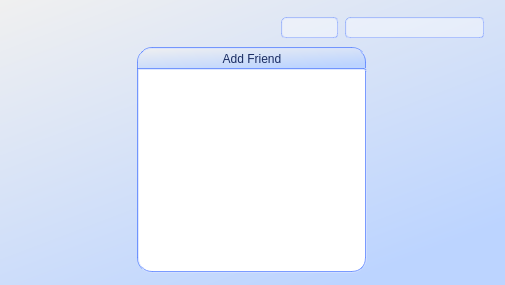
<?xml version="1.0" encoding="UTF-8"?>
<ui version="4.0">
 <class>Communications</class>
 <widget class="QWidget" name="Communications">
  <property name="geometry">
   <rect>
    <x>0</x>
    <y>0</y>
    <width>505</width>
    <height>285</height>
   </rect>
  </property>
  <property name="windowTitle">
   <string>Communications</string>
  </property>
  <property name="styleSheet">
   <string>QWidget {
	background-color: qlineargradient(spread:pad, x1:0, y1:0, x2:0.676, y2:1, stop:0 rgba(240, 240, 240, 255), stop:1 rgba(188, 212, 255, 255));
}

QComboBox {
	color: rgb(101, 122, 255);
	background-color: rgba(255, 255, 255, 100);
	border: 2px groove white;
	border-color: rgba(86, 128, 255, 100);
	border-radius: 5px;
	padding: 1px 5px;
	font: 8pt;
}

QComboBox::drop-down:!editable { 
	subcontrol-position: center right; 
	width: 0px; 
	height: 0px;
	padding-right: 0px;
}

QLineEdit {
	color: rgb(101, 122, 255);
	background-color: rgba(255, 255, 255, 100);
	selection-color: rgb(255, 255, 255);
	selection-background-color: rgb(101, 122, 255);
	border: 2px groove white;
	border-color: rgba(86, 128, 255, 100);
	border-radius: 5px;
	padding: 1px 5px;
	font: 8pt;
}

QListView#listWidget_Friends {
	background-image: url(:/images/labelContacts.png);
	background-position: bottom right; 
	background-repeat: no-repeat;
	color: rgb(130, 195, 255);
	background-color: rgb(255, 255, 255);
	selection-color: rgb(57, 87, 255);
	selection-background-color: rgba(255, 255, 255, 0);
	border: 2px groove white;
	border-radius: 15px;
	border-top-left-radius: 0px;
	border-top-right-radius: 3px;
	border-color: rgba(86, 128, 255, 200);
	padding: 10px 0px;
	margin-bottom: 2px;
}

QPushButton#pushButton_AddFriend {
	min-height: 15px;
	min-width: 60px;
	color: rgb(25, 44, 98);
	background-color: qlineargradient(spread:pad, x1:0, y1:0, x2:0.676, y2:1, stop:0 rgba(240, 240, 240, 255), stop:1 rgba(188, 212, 255, 255));
	border: 2px groove white;
	border-bottom: 0px;
	border-color: rgba(86, 128, 255, 200);
	border-radius: 15px;
	border-bottom-left-radius: 0px;
	border-bottom-right-radius: 0px;
	padding: 2px 5px;

}

QPushButton#pushButton_AddFriend::pressed{
	color: rgb(74, 87, 107);
	background-color: rgba(255, 255, 255, 255);
}

QMenu {
	background-color: none;
}</string>
  </property>
  <layout class="QVBoxLayout" name="verticalLayout_BottomContainer">
   <property name="spacing">
    <number>6</number>
   </property>
   <property name="margin">
    <number>10</number>
   </property>
   <item>
    <layout class="QHBoxLayout" name="horizontalLayout">
     <item>
      <layout class="QVBoxLayout" name="verticalLayout">
       <item>
        <layout class="QHBoxLayout" name="horizontalLayout_2">
         <item>
          <widget class="QLabel" name="label_UserName">
           <property name="font">
            <font>
             <family>Plantagenet Cherokee</family>
             <pointsize>17</pointsize>
             <weight>50</weight>
             <bold>false</bold>
            </font>
           </property>
           <property name="styleSheet">
            <string>color: rgb(40, 129, 223);
background-color: rgba(255, 255, 255, 0);</string>
           </property>
          </widget>
         </item>
         <item>
          <spacer name="horizontalSpacer">
           <property name="orientation">
            <enum>Qt::Horizontal</enum>
           </property>
           <property name="sizeHint" stdset="0">
            <size>
             <width>10</width>
             <height>5</height>
            </size>
           </property>
          </spacer>
         </item>
         <item>
          <layout class="QVBoxLayout" name="verticalLayout_5">
           <item>
            <spacer name="verticalSpacer_2">
             <property name="orientation">
              <enum>Qt::Vertical</enum>
             </property>
             <property name="sizeType">
              <enum>QSizePolicy::Minimum</enum>
             </property>
             <property name="sizeHint" stdset="0">
              <size>
               <width>10</width>
               <height>5</height>
              </size>
             </property>
            </spacer>
           </item>
           <item>
            <widget class="QComboBox" name="comboBox_Status">
             <property name="font">
              <font>
               <pointsize>8</pointsize>
               <weight>50</weight>
               <italic>false</italic>
               <bold>false</bold>
              </font>
             </property>
             <property name="cursor">
              <cursorShape>PointingHandCursor</cursorShape>
             </property>
             <property name="frame">
              <bool>true</bool>
             </property>
            </widget>
           </item>
          </layout>
         </item>
         <item>
          <layout class="QVBoxLayout" name="verticalLayout_4">
           <item>
            <spacer name="verticalSpacer">
             <property name="orientation">
              <enum>Qt::Vertical</enum>
             </property>
             <property name="sizeType">
              <enum>QSizePolicy::Minimum</enum>
             </property>
             <property name="sizeHint" stdset="0">
              <size>
               <width>10</width>
               <height>5</height>
              </size>
             </property>
            </spacer>
           </item>
           <item>
            <widget class="QLineEdit" name="lineEdit_Status">
             <property name="enabled">
              <bool>true</bool>
             </property>
             <property name="sizePolicy">
              <sizepolicy hsizetype="Preferred" vsizetype="Fixed">
               <horstretch>0</horstretch>
               <verstretch>0</verstretch>
              </sizepolicy>
             </property>
             <property name="minimumSize">
              <size>
               <width>140</width>
               <height>0</height>
              </size>
             </property>
             <property name="font">
              <font>
               <pointsize>8</pointsize>
               <weight>50</weight>
               <italic>false</italic>
               <bold>false</bold>
              </font>
             </property>
             <property name="text">
              <string/>
             </property>
             <property name="frame">
              <bool>true</bool>
             </property>
            </widget>
           </item>
          </layout>
         </item>
         <item>
          <layout class="QVBoxLayout" name="verticalLayout_2">
           <item>
            <spacer name="verticalSpacer_3">
             <property name="orientation">
              <enum>Qt::Vertical</enum>
             </property>
             <property name="sizeType">
              <enum>QSizePolicy::Minimum</enum>
             </property>
             <property name="sizeHint" stdset="0">
              <size>
               <width>10</width>
               <height>5</height>
              </size>
             </property>
            </spacer>
           </item>
          </layout>
         </item>
        </layout>
       </item>
       <item>
        <layout class="QHBoxLayout" name="horizontalLayout_FriendsAndTabWidget" stretch="0">
         <item>
          <layout class="QVBoxLayout" name="verticalLayout_3">
           <property name="spacing">
            <number>0</number>
           </property>
           <item>
            <widget class="QPushButton" name="pushButton_AddFriend">
             <property name="text">
              <string>Add Friend</string>
             </property>
            </widget>
           </item>
           <item>
            <widget class="QListWidget" name="listWidget_Friends">
             <property name="minimumSize">
              <size>
               <width>180</width>
               <height>0</height>
              </size>
             </property>
             <property name="maximumSize">
              <size>
               <width>230</width>
               <height>16777215</height>
              </size>
             </property>
             <property name="palette">
              <palette>
               <active>
                <colorrole role="WindowText">
                 <brush brushstyle="SolidPattern">
                  <color alpha="255">
                   <red>130</red>
                   <green>195</green>
                   <blue>255</blue>
                  </color>
                 </brush>
                </colorrole>
                <colorrole role="Button">
                 <brush brushstyle="SolidPattern">
                  <color alpha="255">
                   <red>255</red>
                   <green>255</green>
                   <blue>255</blue>
                  </color>
                 </brush>
                </colorrole>
                <colorrole role="Text">
                 <brush brushstyle="SolidPattern">
                  <color alpha="255">
                   <red>130</red>
                   <green>195</green>
                   <blue>255</blue>
                  </color>
                 </brush>
                </colorrole>
                <colorrole role="ButtonText">
                 <brush brushstyle="SolidPattern">
                  <color alpha="255">
                   <red>130</red>
                   <green>195</green>
                   <blue>255</blue>
                  </color>
                 </brush>
                </colorrole>
                <colorrole role="Base">
                 <brush brushstyle="SolidPattern">
                  <color alpha="255">
                   <red>255</red>
                   <green>255</green>
                   <blue>255</blue>
                  </color>
                 </brush>
                </colorrole>
                <colorrole role="Window">
                 <brush brushstyle="SolidPattern">
                  <color alpha="255">
                   <red>255</red>
                   <green>255</green>
                   <blue>255</blue>
                  </color>
                 </brush>
                </colorrole>
                <colorrole role="Highlight">
                 <brush brushstyle="SolidPattern">
                  <color alpha="0">
                   <red>255</red>
                   <green>255</green>
                   <blue>255</blue>
                  </color>
                 </brush>
                </colorrole>
                <colorrole role="HighlightedText">
                 <brush brushstyle="SolidPattern">
                  <color alpha="255">
                   <red>57</red>
                   <green>87</green>
                   <blue>255</blue>
                  </color>
                 </brush>
                </colorrole>
               </active>
               <inactive>
                <colorrole role="WindowText">
                 <brush brushstyle="SolidPattern">
                  <color alpha="255">
                   <red>130</red>
                   <green>195</green>
                   <blue>255</blue>
                  </color>
                 </brush>
                </colorrole>
                <colorrole role="Button">
                 <brush brushstyle="SolidPattern">
                  <color alpha="255">
                   <red>255</red>
                   <green>255</green>
                   <blue>255</blue>
                  </color>
                 </brush>
                </colorrole>
                <colorrole role="Text">
                 <brush brushstyle="SolidPattern">
                  <color alpha="255">
                   <red>130</red>
                   <green>195</green>
                   <blue>255</blue>
                  </color>
                 </brush>
                </colorrole>
                <colorrole role="ButtonText">
                 <brush brushstyle="SolidPattern">
                  <color alpha="255">
                   <red>130</red>
                   <green>195</green>
                   <blue>255</blue>
                  </color>
                 </brush>
                </colorrole>
                <colorrole role="Base">
                 <brush brushstyle="SolidPattern">
                  <color alpha="255">
                   <red>255</red>
                   <green>255</green>
                   <blue>255</blue>
                  </color>
                 </brush>
                </colorrole>
                <colorrole role="Window">
                 <brush brushstyle="SolidPattern">
                  <color alpha="255">
                   <red>255</red>
                   <green>255</green>
                   <blue>255</blue>
                  </color>
                 </brush>
                </colorrole>
                <colorrole role="Highlight">
                 <brush brushstyle="SolidPattern">
                  <color alpha="0">
                   <red>255</red>
                   <green>255</green>
                   <blue>255</blue>
                  </color>
                 </brush>
                </colorrole>
                <colorrole role="HighlightedText">
                 <brush brushstyle="SolidPattern">
                  <color alpha="255">
                   <red>57</red>
                   <green>87</green>
                   <blue>255</blue>
                  </color>
                 </brush>
                </colorrole>
               </inactive>
               <disabled>
                <colorrole role="WindowText">
                 <brush brushstyle="SolidPattern">
                  <color alpha="255">
                   <red>130</red>
                   <green>195</green>
                   <blue>255</blue>
                  </color>
                 </brush>
                </colorrole>
                <colorrole role="Button">
                 <brush brushstyle="SolidPattern">
                  <color alpha="255">
                   <red>255</red>
                   <green>255</green>
                   <blue>255</blue>
                  </color>
                 </brush>
                </colorrole>
                <colorrole role="Text">
                 <brush brushstyle="SolidPattern">
                  <color alpha="255">
                   <red>130</red>
                   <green>195</green>
                   <blue>255</blue>
                  </color>
                 </brush>
                </colorrole>
                <colorrole role="ButtonText">
                 <brush brushstyle="SolidPattern">
                  <color alpha="255">
                   <red>130</red>
                   <green>195</green>
                   <blue>255</blue>
                  </color>
                 </brush>
                </colorrole>
                <colorrole role="Base">
                 <brush brushstyle="SolidPattern">
                  <color alpha="255">
                   <red>255</red>
                   <green>255</green>
                   <blue>255</blue>
                  </color>
                 </brush>
                </colorrole>
                <colorrole role="Window">
                 <brush brushstyle="SolidPattern">
                  <color alpha="255">
                   <red>255</red>
                   <green>255</green>
                   <blue>255</blue>
                  </color>
                 </brush>
                </colorrole>
                <colorrole role="Highlight">
                 <brush brushstyle="SolidPattern">
                  <color alpha="0">
                   <red>255</red>
                   <green>255</green>
                   <blue>255</blue>
                  </color>
                 </brush>
                </colorrole>
                <colorrole role="HighlightedText">
                 <brush brushstyle="SolidPattern">
                  <color alpha="255">
                   <red>57</red>
                   <green>87</green>
                   <blue>255</blue>
                  </color>
                 </brush>
                </colorrole>
               </disabled>
              </palette>
             </property>
             <property name="horizontalScrollBarPolicy">
              <enum>Qt::ScrollBarAlwaysOff</enum>
             </property>
            </widget>
           </item>
          </layout>
         </item>
        </layout>
       </item>
      </layout>
     </item>
    </layout>
   </item>
  </layout>
 </widget>
 <resources/>
 <connections/>
</ui>
